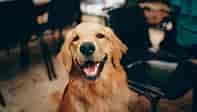
#> input picture assets/download.jpg, 197 x 112 px
$ python stack_image.py
#> lines starting #> are read from the running program, lines starting #| are printed output that depends on the picture
#stack images
import cv2
import numpy as np

def stackImages(scale, imgArray):
    rows = len(imgArray)
    cols = len(imgArray[0])
    rowsAvailable = isinstance(imgArray[0], list)
    width = imgArray[0][0].shape[1]
    height = imgArray[0][0].shape[0]

    if rowsAvailable:
        for x in range(rows):
            for y in range(cols):
                if imgArray[x][y].shape[:2] == imgArray[0][0].shape[:2]:
                    imgArray[x][y] = cv2.resize(imgArray[x][y], (0, 0), None, scale, scale)
                else:
                    imgArray[x][y] = cv2.resize(imgArray[x][y], (imgArray[0][0].shape[1], imgArray[0][0].shape[0]), None, scale, scale)

                if len(imgArray[x][y].shape) == 2: imgArray[x][y]= cv2.cvtColor( imgArray[x][y], cv2.COLOR_GRAY2BGR)

        imageBlank = np.zeros((height, width, 3), np.uint8)
        hor = [imageBlank]*rows

        for x in range(rows):
            hor[x] = np.hstack(imgArray[x])

        ver = np.vstack(hor)
    else:
        for x in range(rows):
            if imgArray[x].shape[:2] == imgArray[0].shape[:2]:
                imgArray[x] = cv2.resize(imgArray[x], (0, 0), None, scale, scale)
            else:
                imgArray[x] = cv2.resize(imgArray[x], (imgArray[0].shape[1], imgArray[0].shape[0]), None, scale, scale)

            if len(imgArray[x].shape) == 2: imgArray[x] = cv2.cvtColor(imgArray[x], cv2.COLOR_GRAY2BGR)

        hor = np.hstack(imgArray)
        ver = hor

    return ver

# Example usage:
img1 = cv2.imread('assets/download.jpg')
#> img1 is the input picture: shape (112, 197, 3); mean B, G, R 59.4, 69, 76.4
img2 = cv2.imread('assets/face1.jpg')
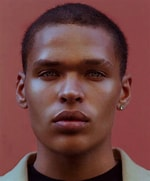
#> input picture assets/face1.jpg, 150 x 181 px
#> img2 is the input picture: shape (181, 150, 3); mean B, G, R 65.8, 67.1, 112.4
img3 = cv2.imread('assets/shape2.jpg')
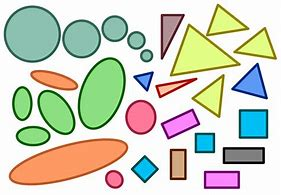
#> input picture assets/shape2.jpg, 281 x 195 px
#> img3 is the input picture: shape (195, 281, 3); mean B, G, R 191.4, 208.5, 204.4
imgGrey=cv2.cvtColor(img1,cv2.COLOR_BGR2GRAY)
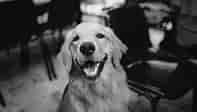
#> imgGrey: shape (112, 197); min 0, max 249, mean 70.1
imgStack = stackImages(0.8, [[img1, img2], [img3, imgGrey]])
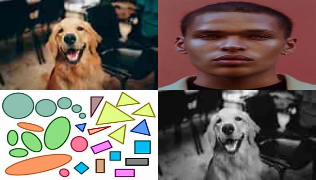
#> imgStack: shape (180, 316, 3); mean B, G, R 96.6, 103.5, 115.7
cv2.imshow("Stacked Images", imgStack)
cv2.waitKey(0)
cv2.destroyAllWindows()
